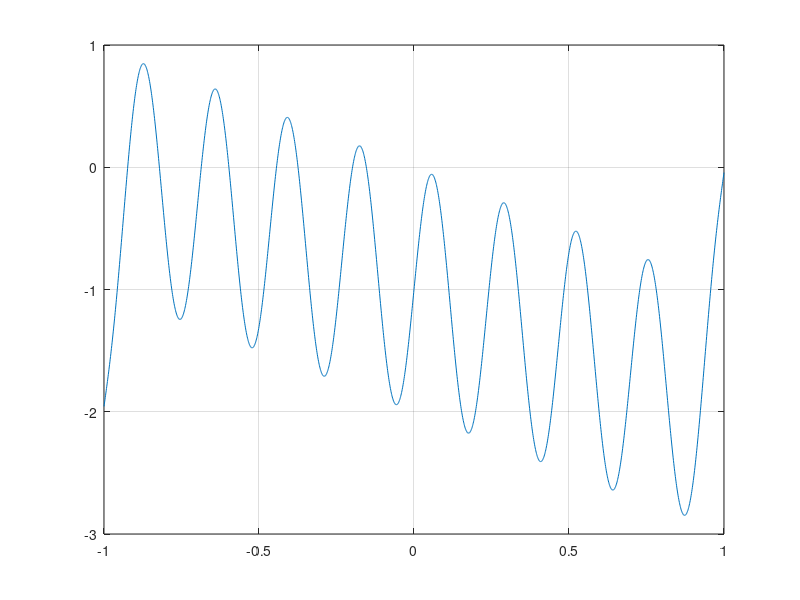

Here is the MATLAB script that generated this plot: (Note: this script raises an error after producing the figure.)
x=-1:0.001:1;
y=@(x) x.^27-1+sin(27*x)-x;
y1=@(x) x.^27-1+sin(27*x);
plot(x,y(x))
grid on
a = -0.38;
b = -0.36;
epsilon = 0.0000001;
o = omega(0.25 , -0.709);
%ints = intervals(y, -5, 5, 500)
%bi = bisection(y, a, b, y(a), y(b), epsilon, 1)
%re = relaxation(y1, -0.36, o, epsilon)
%new = newton(y, -0.37, epsilon)